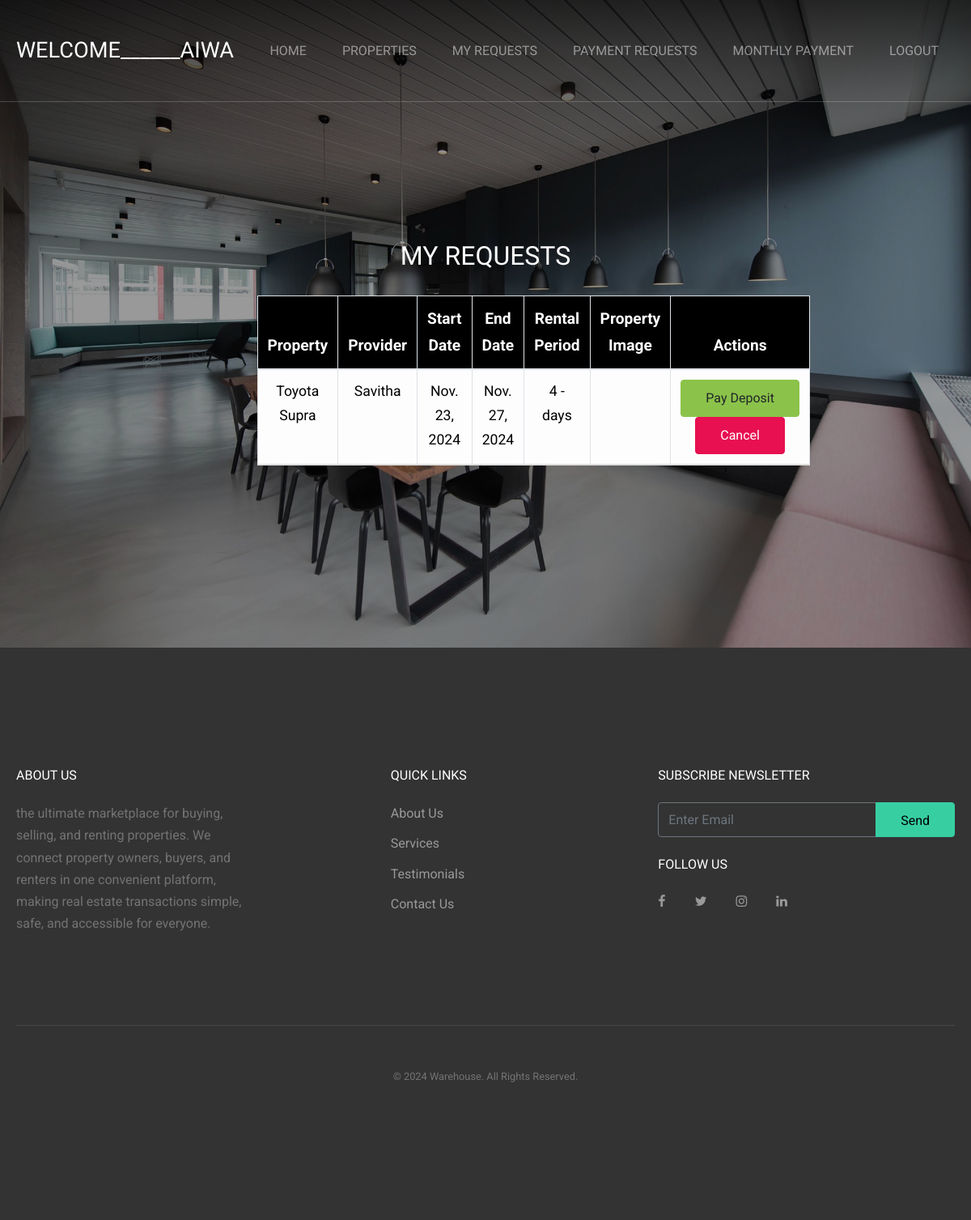
The page /payment_requests/ (signed in) on the database as committed earlier.
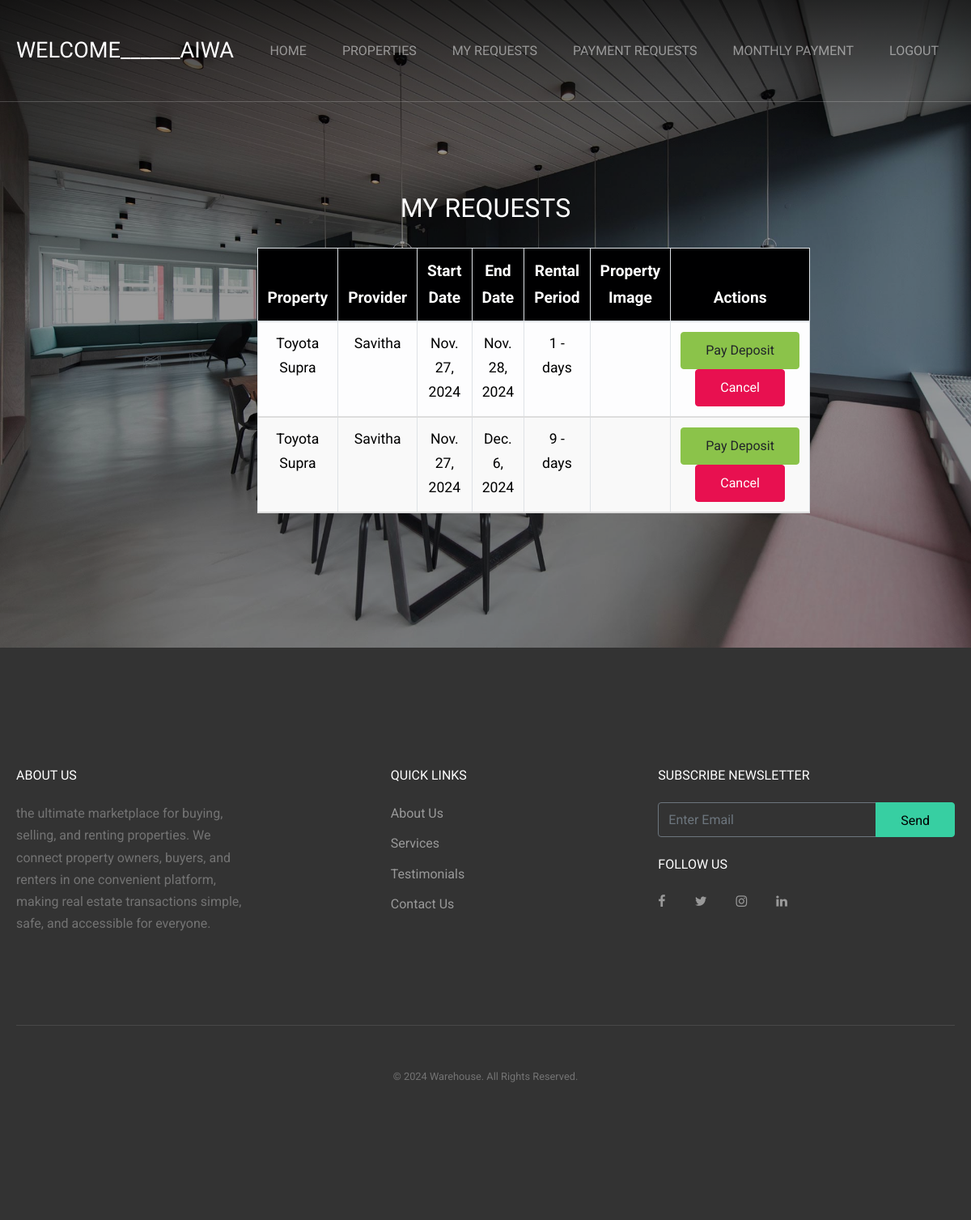
The same page on the database as committed later.
### blockchain/models.py (models this page shows, shortened)
class UserRequest(models.Model):
    RENTAL_PERIOD_CHOICES = [
        ('days', 'Days'),
        ('months', 'Months'),
        ('years', 'Years'),
    ]
    tenant = models.ForeignKey(User, on_delete=models.CASCADE, limit_choices_to={'role': 'tenant'})
    property = models.ForeignKey(Property, on_delete=models.CASCADE)
    start_date = models.DateField()
    end_date = models.DateField()
    rental_period = models.CharField(max_length=10, choices=RENTAL_PERIOD_CHOICES)
    duration = models.PositiveIntegerField()  # The number of days, months, or years
    aadhar = models.ImageField(upload_to='request_aadhar/')
    is_approved = models.BooleanField(default=False)
    monthly_rent = models.BooleanField(default=False)
    loan = models.BooleanField(default=False)

class Property(models.Model):
    provider = models.ForeignKey(User, on_delete=models.CASCADE, limit_choices_to={'role': 'provider'})
    title = models.CharField(max_length=100)
    description = models.TextField()
    address = models.TextField()
    rent_amount = models.DecimalField(max_digits=10, decimal_places=2)
    is_approved = models.BooleanField(default=False)
    image = models.ImageField(upload_to='property_image/')

class User(AbstractUser):
    USER_ROLES = [
        ('tenant', 'Tenant'),
        ('provider', 'Provider')
    ]
    role = models.CharField(max_length=10, choices=USER_ROLES)
    verification_status = models.BooleanField(default=False)  # For Admin to verify accounts
    contact_number = models.CharField(max_length=15, null=True, blank=True)
    address = models.TextField(null=True, blank=True)
    document = models.ImageField(upload_to='documents/')

### blockchain/views.py (the view, shortened to what this page needs)
# urls.py: path('payment_requests/', views.payment_requests, name='payment_requests'),
@login_required
def payment_requests(request):
    user_requests = UserRequest.objects.filter(tenant=request.user, is_approved=True, monthly_rent=False)
    return render(request, 'payment_requests.html', {'requests': user_requests})

### templates/payment_requests.html (shortened to what the changed rows need)
<!DOCTYPE html>
<html lang="en">
  <head>
    <link rel="stylesheet" href="../static/fonts/icomoon/style.css">
    <link rel="stylesheet" href="../static/css/bootstrap.min.css">
    <link rel="stylesheet" href="../static/css/jquery-ui.css">
    <link rel="stylesheet" href="../static/css/owl.carousel.min.css">
    <link rel="stylesheet" href="../static/css/owl.theme.default.min.css">
    <link rel="stylesheet" href="../static/css/owl.theme.default.min.css">
    <link rel="stylesheet" href="../static/css/jquery.fancybox.min.css">
    <link rel="stylesheet" href="../static/css/bootstrap-datepicker.css">
    <link rel="stylesheet" href="../static/fonts/flaticon/font/flaticon.css">
    <link rel="stylesheet" href="../static/css/aos.css">
    <link rel="stylesheet" href="../static/css/style.css">
  </head>
  <body data-spy="scroll" data-target=".site-navbar-target" data-offset="300">
  <div class="site-wrap">
    <header class="site-navbar py-4 js-sticky-header site-navbar-target" role="banner">
      <div class="container">
        <div class="row align-items-center">
          <div class="col-6 col-xl-2">
            <h1 class="mb-0 site-logo m-0 p-0"><a href="/" class="mb-0">Welcome______{{ request.user.username }}</a></h1>
          </div>
        </div>
      </div>
    </header>
    <div class="site-block-wrap">
      <div class="site-blocks-cover overlay overlay-2" style="background-image: url(../static/images/hero_1.jpg);" data-aos="fade" id="home-section">
        <div class="container">
          <div class="row align-items-center justify-content-center">
            <div class="col-md-6 mt-lg-5 text-center">
                <h2 class="text-white">My Requests</h2>
          <table class="table table-bordered table-light">
            <thead>
              <tr>
                <th>Property</th>
                <th>Provider</th>
                <th>Start Date</th>
                <th>End Date</th>
                <th>Rental Period</th>
                <th>Property Image</th>
                <th>Actions</th>
              </tr>
            </thead>
            <tbody>
              {% for request in requests %}
              <tr>
                <td>{{ request.property.title }}</td>
                <td>{{ request.property.provider.username }}</td>
                <td>{{ request.start_date }}</td>
                <td>{{ request.end_date }}</td>
                <td>{{ request.duration }} - {{ request.rental_period }}</td>
                <td>
                </td>
                <td>
                  <form method="post" style="display:inline;" action="{% url 'payment_requests' %}">
                      <button class="btn btn-success" type="submit" name="action" value="pay_deposit">Pay Deposit</button>
                      <button class="btn btn-danger" type="submit" name="action" value="cancel">Cancel</button>
                    </form>
              </td>
              </tr>
              {% empty %}
              <tr>
                <td colspan="5">No Request Available.</td>
              </tr>
              {% endfor %}
            </tbody>
          </table>
            </div>
          </div>
        </div>
      </div>
  </div>
    <footer class="site-footer">
      <div class="container">
        <div class="row">
          <div class="col-md-8">
            <div class="row">
              <div class="col-md-5">
                <h2 class="footer-heading mb-4">About Us</h2>
              </div>
              <div class="col-md-3 mx-auto">
                <h2 class="footer-heading mb-4">Quick Links</h2>
              </div>
            </div>
          </div>
          <div class="col-md-4">
            <div class="mb-4">
              <h2 class="footer-heading mb-4">Subscribe Newsletter</h2>
            </div>
            <div class="">
              <h2 class="footer-heading mb-4">Follow Us</h2>
            </div>
          </div>
        </div>
      </div>
    </footer>
  </div>
  </body>
</html>

Rows that differ between the two databases and show on the page:
removed UserRequest: property "Toyota Supra", property.provider.username "Savitha", start_date "Nov. 23, 2024", end_date "Nov. 27, 2024", duration "4", rental_period "days"
added UserRequest: property "Toyota Supra", property.provider.username "Savitha", start_date "Nov. 27, 2024", end_date "Nov. 28, 2024", duration "1", rental_period "days"
added UserRequest: property "Toyota Supra", property.provider.username "Savitha", start_date "Nov. 27, 2024", end_date "Dec. 6, 2024", duration "9", rental_period "days"
